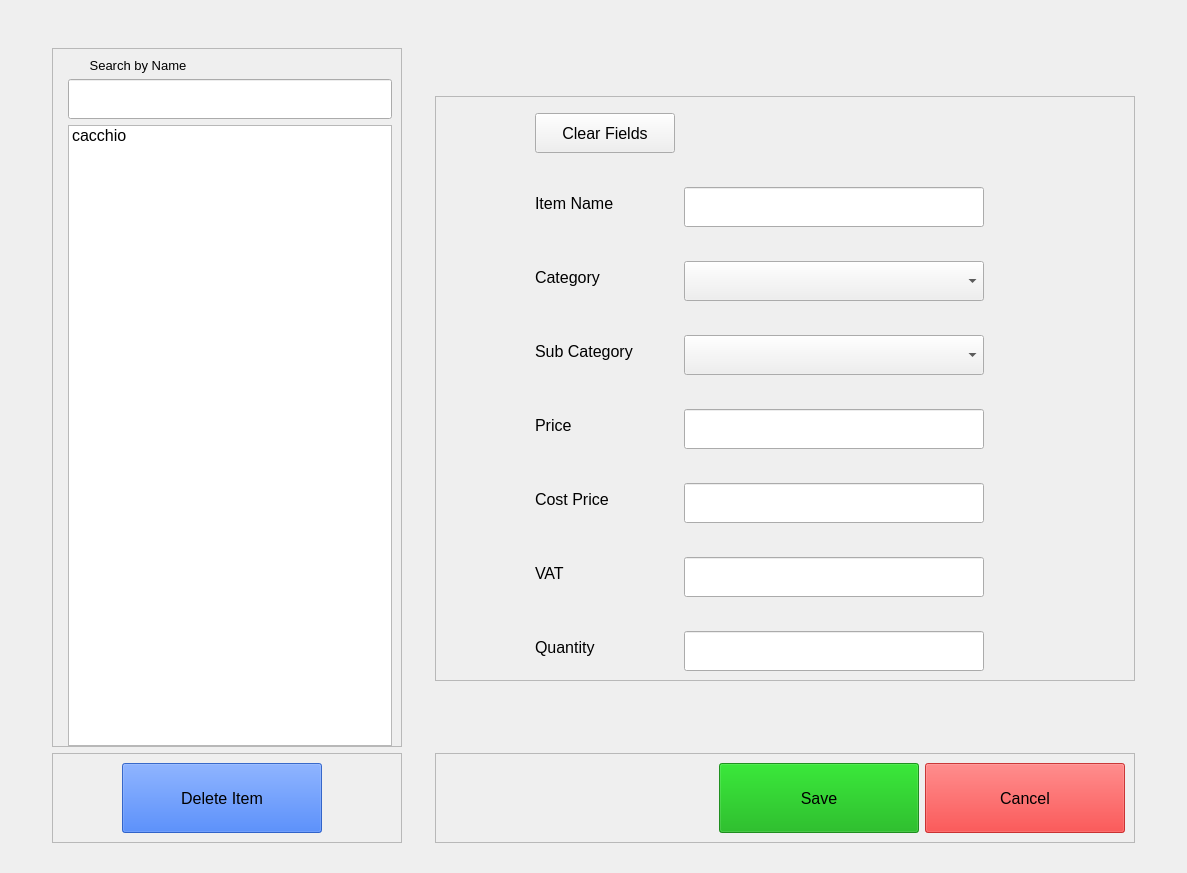
<?xml version="1.0" encoding="UTF-8"?>
<ui version="4.0">
 <class>Form</class>
 <widget class="QWidget" name="Form">
  <property name="geometry">
   <rect>
    <x>0</x>
    <y>0</y>
    <width>1187</width>
    <height>873</height>
   </rect>
  </property>
  <property name="windowTitle">
   <string>Form</string>
  </property>
  <property name="layoutDirection">
   <enum>Qt::LeftToRight</enum>
  </property>
  <layout class="QGridLayout" name="gridLayout">
   <property name="leftMargin">
    <number>25</number>
   </property>
   <property name="topMargin">
    <number>30</number>
   </property>
   <property name="rightMargin">
    <number>25</number>
   </property>
   <property name="bottomMargin">
    <number>30</number>
   </property>
   <item row="6" column="2">
    <widget class="QFrame" name="frame_3">
     <property name="maximumSize">
      <size>
       <width>700</width>
       <height>16777215</height>
      </size>
     </property>
     <property name="frameShape">
      <enum>QFrame::StyledPanel</enum>
     </property>
     <property name="frameShadow">
      <enum>QFrame::Raised</enum>
     </property>
     <layout class="QHBoxLayout" name="horizontalLayout">
      <item>
       <spacer name="horizontalSpacer">
        <property name="orientation">
         <enum>Qt::Horizontal</enum>
        </property>
        <property name="sizeHint" stdset="0">
         <size>
          <width>40</width>
          <height>20</height>
         </size>
        </property>
       </spacer>
      </item>
      <item>
       <widget class="QPushButton" name="save_btn">
        <property name="sizePolicy">
         <sizepolicy hsizetype="Minimum" vsizetype="Fixed">
          <horstretch>0</horstretch>
          <verstretch>0</verstretch>
         </sizepolicy>
        </property>
        <property name="minimumSize">
         <size>
          <width>200</width>
          <height>70</height>
         </size>
        </property>
        <property name="maximumSize">
         <size>
          <width>200</width>
          <height>16777215</height>
         </size>
        </property>
        <property name="palette">
         <palette>
          <active>
           <colorrole role="Button">
            <brush brushstyle="SolidPattern">
             <color alpha="200">
              <red>0</red>
              <green>170</green>
              <blue>0</blue>
             </color>
            </brush>
           </colorrole>
           <colorrole role="Base">
            <brush brushstyle="SolidPattern">
             <color alpha="200">
              <red>0</red>
              <green>170</green>
              <blue>0</blue>
             </color>
            </brush>
           </colorrole>
           <colorrole role="Window">
            <brush brushstyle="SolidPattern">
             <color alpha="200">
              <red>0</red>
              <green>170</green>
              <blue>0</blue>
             </color>
            </brush>
           </colorrole>
          </active>
          <inactive>
           <colorrole role="Button">
            <brush brushstyle="SolidPattern">
             <color alpha="200">
              <red>0</red>
              <green>170</green>
              <blue>0</blue>
             </color>
            </brush>
           </colorrole>
           <colorrole role="Base">
            <brush brushstyle="SolidPattern">
             <color alpha="200">
              <red>0</red>
              <green>170</green>
              <blue>0</blue>
             </color>
            </brush>
           </colorrole>
           <colorrole role="Window">
            <brush brushstyle="SolidPattern">
             <color alpha="200">
              <red>0</red>
              <green>170</green>
              <blue>0</blue>
             </color>
            </brush>
           </colorrole>
          </inactive>
          <disabled>
           <colorrole role="Button">
            <brush brushstyle="SolidPattern">
             <color alpha="200">
              <red>0</red>
              <green>170</green>
              <blue>0</blue>
             </color>
            </brush>
           </colorrole>
           <colorrole role="Base">
            <brush brushstyle="SolidPattern">
             <color alpha="200">
              <red>0</red>
              <green>170</green>
              <blue>0</blue>
             </color>
            </brush>
           </colorrole>
           <colorrole role="Window">
            <brush brushstyle="SolidPattern">
             <color alpha="200">
              <red>0</red>
              <green>170</green>
              <blue>0</blue>
             </color>
            </brush>
           </colorrole>
          </disabled>
         </palette>
        </property>
        <property name="font">
         <font>
          <pointsize>12</pointsize>
         </font>
        </property>
        <property name="layoutDirection">
         <enum>Qt::LeftToRight</enum>
        </property>
        <property name="autoFillBackground">
         <bool>false</bool>
        </property>
        <property name="styleSheet">
         <string notr="true">background-color: rgba(0, 170, 0, 200);</string>
        </property>
        <property name="text">
         <string>Save</string>
        </property>
       </widget>
      </item>
      <item>
       <widget class="QPushButton" name="cancel_btn">
        <property name="sizePolicy">
         <sizepolicy hsizetype="Fixed" vsizetype="Fixed">
          <horstretch>0</horstretch>
          <verstretch>0</verstretch>
         </sizepolicy>
        </property>
        <property name="minimumSize">
         <size>
          <width>200</width>
          <height>70</height>
         </size>
        </property>
        <property name="font">
         <font>
          <pointsize>12</pointsize>
         </font>
        </property>
        <property name="styleSheet">
         <string notr="true">background-color: rgba(255, 0, 0, 180);</string>
        </property>
        <property name="text">
         <string>Cancel</string>
        </property>
       </widget>
      </item>
     </layout>
    </widget>
   </item>
   <item row="6" column="0">
    <widget class="QFrame" name="frame_4">
     <property name="frameShape">
      <enum>QFrame::StyledPanel</enum>
     </property>
     <property name="frameShadow">
      <enum>QFrame::Raised</enum>
     </property>
     <widget class="QPushButton" name="delete_btn">
      <property name="geometry">
       <rect>
        <x>70</x>
        <y>10</y>
        <width>200</width>
        <height>70</height>
       </rect>
      </property>
      <property name="minimumSize">
       <size>
        <width>200</width>
        <height>70</height>
       </size>
      </property>
      <property name="maximumSize">
       <size>
        <width>16777215</width>
        <height>70</height>
       </size>
      </property>
      <property name="font">
       <font>
        <pointsize>12</pointsize>
       </font>
      </property>
      <property name="styleSheet">
       <string notr="true">background-color: rgba(0, 85, 255, 180);</string>
      </property>
      <property name="text">
       <string>Delete Item</string>
      </property>
     </widget>
    </widget>
   </item>
   <item row="3" column="0">
    <widget class="QFrame" name="frame">
     <property name="maximumSize">
      <size>
       <width>350</width>
       <height>16777215</height>
      </size>
     </property>
     <property name="frameShape">
      <enum>QFrame::StyledPanel</enum>
     </property>
     <property name="frameShadow">
      <enum>QFrame::Raised</enum>
     </property>
     <layout class="QFormLayout" name="formLayout_2">
      <property name="fieldGrowthPolicy">
       <enum>QFormLayout::AllNonFixedFieldsGrow</enum>
      </property>
      <property name="rowWrapPolicy">
       <enum>QFormLayout::DontWrapRows</enum>
      </property>
      <property name="labelAlignment">
       <set>Qt::AlignLeading|Qt::AlignLeft|Qt::AlignTop</set>
      </property>
      <property name="formAlignment">
       <set>Qt::AlignRight|Qt::AlignTop|Qt::AlignTrailing</set>
      </property>
      <property name="bottomMargin">
       <number>0</number>
      </property>
      <item row="1" column="1">
       <widget class="QLineEdit" name="search_field">
        <property name="minimumSize">
         <size>
          <width>200</width>
          <height>40</height>
         </size>
        </property>
        <property name="font">
         <font>
          <pointsize>10</pointsize>
         </font>
        </property>
        <property name="clearButtonEnabled">
         <bool>false</bool>
        </property>
       </widget>
      </item>
      <item row="0" column="1">
       <widget class="QLabel" name="label">
        <property name="maximumSize">
         <size>
          <width>140</width>
          <height>20</height>
         </size>
        </property>
        <property name="font">
         <font>
          <pointsize>10</pointsize>
         </font>
        </property>
        <property name="text">
         <string>Search by Name</string>
        </property>
        <property name="alignment">
         <set>Qt::AlignCenter</set>
        </property>
       </widget>
      </item>
      <item row="2" column="1">
       <widget class="QListWidget" name="list_items">
        <property name="font">
         <font>
          <pointsize>12</pointsize>
         </font>
        </property>
        <item>
         <property name="text">
          <string>cacchio</string>
         </property>
        </item>
       </widget>
      </item>
     </layout>
    </widget>
   </item>
   <item row="0" column="2" rowspan="4">
    <widget class="QFrame" name="frame_2">
     <property name="sizePolicy">
      <sizepolicy hsizetype="Preferred" vsizetype="Fixed">
       <horstretch>0</horstretch>
       <verstretch>0</verstretch>
      </sizepolicy>
     </property>
     <property name="minimumSize">
      <size>
       <width>0</width>
       <height>40</height>
      </size>
     </property>
     <property name="maximumSize">
      <size>
       <width>700</width>
       <height>16777215</height>
      </size>
     </property>
     <property name="font">
      <font>
       <pointsize>12</pointsize>
      </font>
     </property>
     <property name="frameShape">
      <enum>QFrame::StyledPanel</enum>
     </property>
     <property name="frameShadow">
      <enum>QFrame::Raised</enum>
     </property>
     <layout class="QFormLayout" name="formLayout">
      <property name="horizontalSpacing">
       <number>9</number>
      </property>
      <property name="verticalSpacing">
       <number>34</number>
      </property>
      <property name="leftMargin">
       <number>99</number>
      </property>
      <property name="topMargin">
       <number>16</number>
      </property>
      <property name="rightMargin">
       <number>60</number>
      </property>
      <property name="bottomMargin">
       <number>9</number>
      </property>
      <item row="1" column="0">
       <widget class="QLabel" name="label_2">
        <property name="text">
         <string>Item Name</string>
        </property>
       </widget>
      </item>
      <item row="1" column="1">
       <widget class="QLineEdit" name="name_field">
        <property name="sizePolicy">
         <sizepolicy hsizetype="Expanding" vsizetype="Fixed">
          <horstretch>0</horstretch>
          <verstretch>0</verstretch>
         </sizepolicy>
        </property>
        <property name="minimumSize">
         <size>
          <width>0</width>
          <height>40</height>
         </size>
        </property>
        <property name="maximumSize">
         <size>
          <width>300</width>
          <height>16777215</height>
         </size>
        </property>
        <property name="font">
         <font>
          <pointsize>12</pointsize>
         </font>
        </property>
        <property name="text">
         <string/>
        </property>
       </widget>
      </item>
      <item row="2" column="0">
       <widget class="QLabel" name="label_3">
        <property name="text">
         <string>Category</string>
        </property>
       </widget>
      </item>
      <item row="2" column="1">
       <widget class="QComboBox" name="category_box">
        <property name="sizePolicy">
         <sizepolicy hsizetype="Preferred" vsizetype="Fixed">
          <horstretch>0</horstretch>
          <verstretch>0</verstretch>
         </sizepolicy>
        </property>
        <property name="minimumSize">
         <size>
          <width>0</width>
          <height>40</height>
         </size>
        </property>
        <property name="maximumSize">
         <size>
          <width>300</width>
          <height>16777215</height>
         </size>
        </property>
        <property name="font">
         <font>
          <pointsize>12</pointsize>
         </font>
        </property>
       </widget>
      </item>
      <item row="3" column="0">
       <widget class="QLabel" name="label_4">
        <property name="text">
         <string>Sub Category</string>
        </property>
       </widget>
      </item>
      <item row="4" column="0">
       <widget class="QLabel" name="label_5">
        <property name="text">
         <string>Price</string>
        </property>
       </widget>
      </item>
      <item row="4" column="1">
       <widget class="QLineEdit" name="price_field">
        <property name="sizePolicy">
         <sizepolicy hsizetype="Expanding" vsizetype="Fixed">
          <horstretch>0</horstretch>
          <verstretch>0</verstretch>
         </sizepolicy>
        </property>
        <property name="minimumSize">
         <size>
          <width>0</width>
          <height>40</height>
         </size>
        </property>
        <property name="maximumSize">
         <size>
          <width>300</width>
          <height>16777215</height>
         </size>
        </property>
        <property name="font">
         <font>
          <pointsize>12</pointsize>
         </font>
        </property>
       </widget>
      </item>
      <item row="0" column="0">
       <widget class="QPushButton" name="clear_btn">
        <property name="minimumSize">
         <size>
          <width>140</width>
          <height>40</height>
         </size>
        </property>
        <property name="maximumSize">
         <size>
          <width>160</width>
          <height>16777215</height>
         </size>
        </property>
        <property name="text">
         <string>Clear Fields</string>
        </property>
       </widget>
      </item>
      <item row="5" column="0">
       <widget class="QLabel" name="label_7">
        <property name="text">
         <string>Cost Price</string>
        </property>
       </widget>
      </item>
      <item row="6" column="0">
       <widget class="QLabel" name="label_6">
        <property name="text">
         <string>VAT</string>
        </property>
       </widget>
      </item>
      <item row="5" column="1">
       <widget class="QLineEdit" name="cost_field">
        <property name="sizePolicy">
         <sizepolicy hsizetype="Expanding" vsizetype="Fixed">
          <horstretch>0</horstretch>
          <verstretch>0</verstretch>
         </sizepolicy>
        </property>
        <property name="minimumSize">
         <size>
          <width>0</width>
          <height>40</height>
         </size>
        </property>
        <property name="maximumSize">
         <size>
          <width>300</width>
          <height>16777215</height>
         </size>
        </property>
        <property name="font">
         <font>
          <pointsize>12</pointsize>
         </font>
        </property>
       </widget>
      </item>
      <item row="6" column="1">
       <widget class="QLineEdit" name="vat_field">
        <property name="sizePolicy">
         <sizepolicy hsizetype="Expanding" vsizetype="Fixed">
          <horstretch>0</horstretch>
          <verstretch>0</verstretch>
         </sizepolicy>
        </property>
        <property name="minimumSize">
         <size>
          <width>0</width>
          <height>40</height>
         </size>
        </property>
        <property name="maximumSize">
         <size>
          <width>300</width>
          <height>16777215</height>
         </size>
        </property>
        <property name="font">
         <font>
          <pointsize>12</pointsize>
         </font>
        </property>
       </widget>
      </item>
      <item row="7" column="0">
       <widget class="QLabel" name="label_20">
        <property name="text">
         <string>Quantity</string>
        </property>
       </widget>
      </item>
      <item row="7" column="1">
       <widget class="QLineEdit" name="count_field">
        <property name="sizePolicy">
         <sizepolicy hsizetype="Expanding" vsizetype="Fixed">
          <horstretch>0</horstretch>
          <verstretch>0</verstretch>
         </sizepolicy>
        </property>
        <property name="minimumSize">
         <size>
          <width>0</width>
          <height>40</height>
         </size>
        </property>
        <property name="maximumSize">
         <size>
          <width>300</width>
          <height>16777215</height>
         </size>
        </property>
        <property name="font">
         <font>
          <pointsize>12</pointsize>
         </font>
        </property>
       </widget>
      </item>
      <item row="3" column="1">
       <widget class="QComboBox" name="sub_box">
        <property name="minimumSize">
         <size>
          <width>0</width>
          <height>40</height>
         </size>
        </property>
        <property name="maximumSize">
         <size>
          <width>300</width>
          <height>16777215</height>
         </size>
        </property>
       </widget>
      </item>
     </layout>
    </widget>
   </item>
  </layout>
 </widget>
 <resources/>
 <connections/>
</ui>
